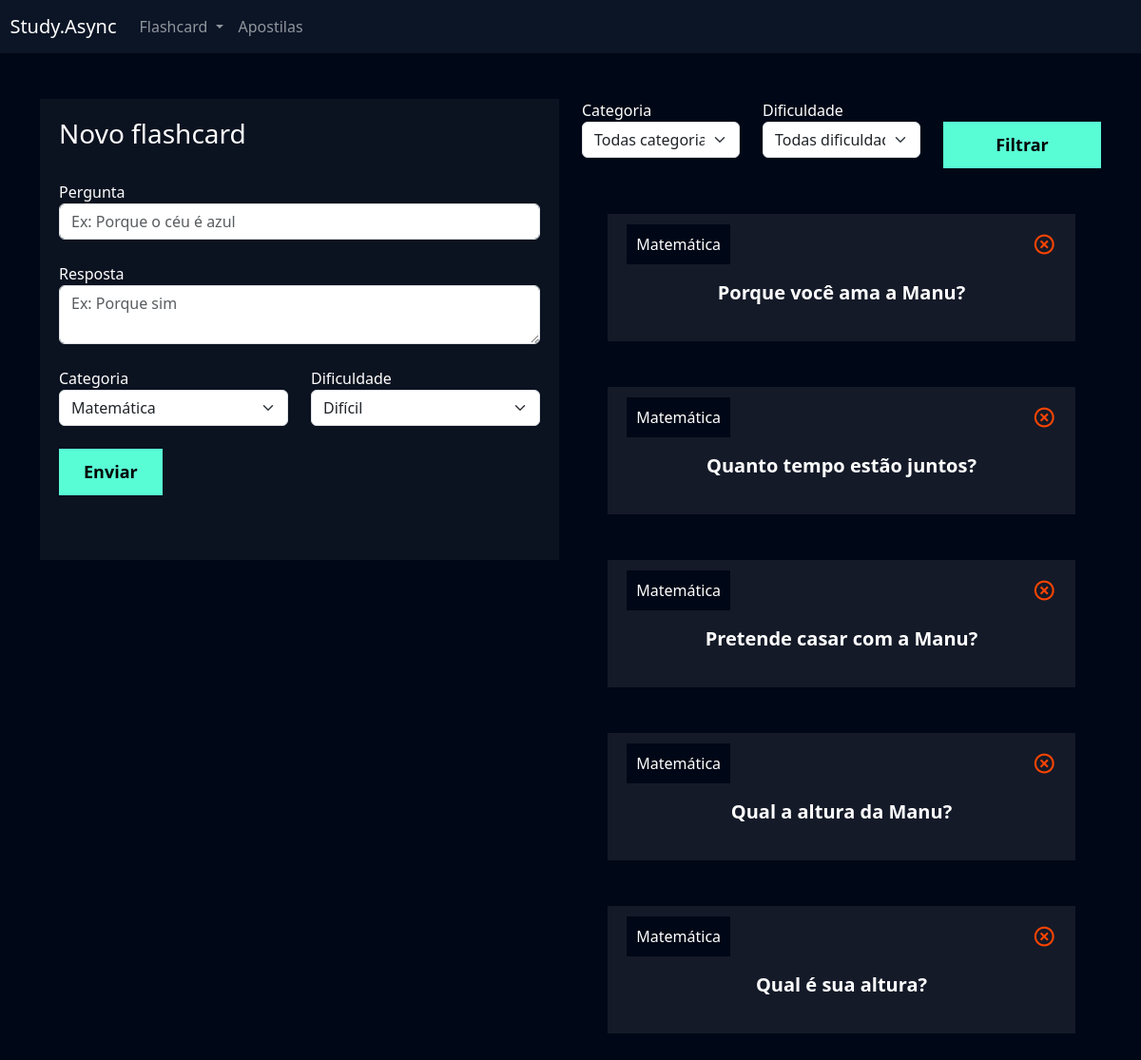
Screenshot of /flashcard/novo_flashcard/ (signed in) with the database file from the repository.
### flashcard/models.py (models this page shows, shortened)
class Flashcard(models.Model):
    DIFICULDADE_CHOICES = (('D', 'Difícil'), ('M', 'Médio'), ('F', 'Fácil'))
    user = models.ForeignKey(User, on_delete=models.DO_NOTHING)
    pergunta = models.CharField(max_length=250)
    resposta = models.TextField()
    categoria = models.ForeignKey(Categoria, on_delete=models.DO_NOTHING)
    dificuldade = models.CharField(max_length=1, choices=DIFICULDADE_CHOICES)

class Categoria(models.Model):
    nome = models.CharField(max_length=20)
    def __str__(self):
        return self.nome

### flashcard/views.py (the view, shortened to what this page needs)
# urls.py: path('novo_flashcard/', views.novo_flashcard, name='novo_flashcard'),
def novo_flashcard(request):
    if not request.user.is_authenticated:
        return redirect('/usuarios/logar')
    if request.method == 'GET':
        categorias = Categoria.objects.all()
        dificuldades = Flashcard.DIFICULDADE_CHOICES
        flashcards = Flashcard.objects.filter(user=request.user)
        categoria_filtrar = request.GET.get('categoria')
        dificuldade_filtrar = request.GET.get('dificuldade')
        if categoria_filtrar:
            flashcards = flashcards.filter(categoria__id=categoria_filtrar)
        if dificuldade_filtrar:
            flashcards = flashcards.filter(dificuldade=dificuldade_filtrar)
        return render(request, 'novo_flashcard.html', {'categorias': categorias,
                                                        'dificuldades': dificuldades,
                                                        'flashcards': flashcards,})

### flashcard/templates/novo_flashcard.html (shortened to what this page needs)
{% extends "base.html" %}
{% load static %}
{% block 'cabecalho' %}
<link href="{% static 'usuarios/css/cadastro.css' %}" rel="stylesheet">
<link href='https://unpkg.com/boxicons@2.1.4/css/boxicons.min.css' rel='stylesheet'>
<link href="{% static 'flashcard/css/novo_flashcard.css' %}" rel="stylesheet">
{% endblock 'cabecalho' %}
{% block 'conteudo' %}
{% include 'partials/header.html' %}
<div class="container">
    <br>
    <br>
    <div class="row">
        <div class="col-md">
            <div class="box-form">
                <form action="{% url 'novo_flashcard' %}" method="POST"> {% csrf_token %}
                    <h3>Novo flashcard</h3>
                    <br>
                    <label>Pergunta</label>
                    <input type="text" class="form-control" placeholder="Ex: Porque o céu é azul" name="pergunta">
                    <br>
                    <label>Resposta</label>
                    <textarea class="form-control" placeholder="Ex: Porque sim" name="resposta"></textarea>
                    <br>
                    <div class="row">
                        <div class="col-md">
                            <label for="">Categoria</label>
                            <select class="form-select" name="categoria">
                                {% for categoria in categorias %}
                                <option value="{{categoria.id}}">{{ categoria }}</option>
                                {% endfor %}
                            </select>
                        </div>
                        <div class="col-md">
                            <label for="">Dificuldade</label>
                            <select class="form-select" name="dificuldade">
                                {% for dificuldade in dificuldades %}
                                <option value="{{dificuldade.0}}">{{ dificuldade.1 }}</option>
                                {% endfor %}
                            </select>
                        </div>
                    </div>
                    <br>
                    <input type="submit" value="Enviar" class="btn-cadastro">
                    <br>
                    <br>
                    <br>
                </form>
            </div>
        </div>
        <div class="col-md">
            <form action="{% url 'novo_flashcard' %}" method="GET">
                <div class="row">
                    <div class="col-md">
                        <label for="">Categoria</label>
                        <select name="categoria" id="" class="form-select">
                            <option value="">Todas categorias</option>
                        </select>
                    </div>
                    <div class="col-md">
                        <label for="">Dificuldade</label>
                        <select name="dificuldade" id="" class="form-select">
                            <option value="">Todas dificuldades</option>
                        </select>
                    </div>
                    <div class="col-md">
                        <br>
                        <input type="submit" style="width: 100%" value="Filtrar" class="btn-cadastro">
                    </div>
                </div>
            </form>
            <br>
            <br>
            {% for flashcard in flashcards %}
            <div class="box-new-flashcard">
                <div class="flashcard ">
                    <div class="flashcard-categoria">
                        {{ flashcard.categoria }}
                    </div>
                    <a href="{% url 'deletar_flashcard' flashcard.id %}"><i class='icone-exit bx bx-x-circle'></i></a>
                    <br>
                    <br>
                    <div class="flashcard-box-item" onclick="flip_card({{flashcard.id}})">
                        <p class="flashcard-item">{{ flashcard.pergunta }}</p>
                    </div>
                </div>
            </div>
            <br>
            <br>
            {% endfor %}
        </div>
    </div>
</div>
{% endblock 'conteudo' %}

### templates/base.html (shortened to what this page needs)
{% load static %}
<!DOCTYPE html>
<html lang="en">
<head>
    <link href="https://cdn.jsdelivr.net/npm/bootstrap@5.3.2/dist/css/bootstrap.min.css" rel="stylesheet" />
    <link rel="stylesheet" href="{% static 'geral/css/base.css' %}" />
    {% block 'cabecalho' %} {% endblock %}
</head>
<body>
    {% block 'conteudo' %}{% endblock %}
</body>
</html>

### templates/partials/header.html (shortened to what this page needs)
<nav style="background-color: var(--main-color)" class="navbar navbar-expand-lg navbar-dark">
    <a class="navbar-brand" href="#">&nbsp&nbspStudy.Async</a>
    <div class="collapse navbar-collapse" id="navbarNav">
        <ul class="navbar-nav">
            <li class="nav-item dropdown">
                <a class="nav-link dropdown-toggle" href="#" id="navbarDropdown" role="button" data-bs-toggle="dropdown"
                    aria-expanded="false">
                    Flashcard
                </a>
            </li>
            <li class="nav-item">
                <a class="nav-link" href="">Apostilas</a>
            </li>
        </ul>
    </div>
</nav>

### templates/static/geral/css/base.css (style rules this page uses)
:root { --main-color: #0b1526; --dark-color: #000716; --secondary-dark-color: rgb(15, 2, 26); --light-color: #00c1f3; --contrast-color: #f4c96b; --differential-color: #58fcd5; }
body { background-color: var(--dark-color) !important; color: white !important; }

### templates/static/usuarios/css/cadastro.css (style rules this page uses)
* { margin: 0; padding: 0; }
.box-form { padding: 20px; background-color: rgba(217, 217, 217, .05); color: white !important; }
.btn-cadastro { padding: 10px; background-color: #58fcd5; border: none; border: 1px solid #58fcd5; font-size: 18px; font-weight: bold; padding-left: 25px; padding-right: 25px; }

### templates/static/flashcard/css/novo_flashcard.css (style rules this page uses)
.box-new-flashcard { width: 90%; margin: auto; }
.flashcard { background-color: rgba(255, 255, 255, .08); padding: 20px; }
.flashcard-box-item { text-align: center; }
.flashcard p { font-size: 20px; font-weight: bold; cursor: pointer; }
.flashcard-categoria { background-color: var(--dark-color); display: inline; padding: 10px; }
.icone-exit { float: right; font-size: 25px; color: orangered; }

### rows the page displays
Flashcard: categoria "Matemática", pergunta "Porque você ama a Manu?"
Flashcard: categoria "Matemática", pergunta "Quanto tempo estão juntos?"
Flashcard: categoria "Matemática", pergunta "Pretende casar com a Manu?"
Flashcard: categoria "Matemática", pergunta "Qual a altura da Manu?"
Flashcard: categoria "Matemática", pergunta "Qual é sua altura?"

### other values shown
form field categoria "Matemática"
form field dificuldade "Difícil"
